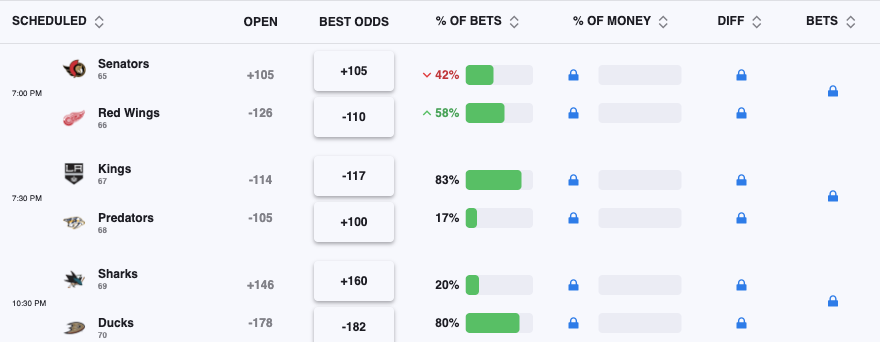
#> input picture DATASTORE/NHL/ActionNetwork/AN-NHL.png, 880 x 342 px, found by its file name
$ python ocrparse.py
#> lines starting #> are read from the running program, lines starting #| are printed output that depends on the picture
from PIL import Image, ImageFilter, ImageEnhance
import pytesseract
import os

# Set the path for Tesseract if it's not in the PATH environment variable
# pytesseract.pytesseract.tesseract_cmd = r'<full_path_to_your_tesseract_executable>'

# Function to perform OCR on an image file


def perform_ocr(image_path):
    # Open the image file
#> called with image_path = 'DATASTORE/NHL/ACTIONNETWORK/AN-NHL.png'
    with Image.open(image_path) as image:
        # Convert the image to grayscale
#> image is the input picture: PIL image 880x342 RGBA; mean R, G, B, A 239.3, 241.7, 246, 255
        image = image.convert('L')
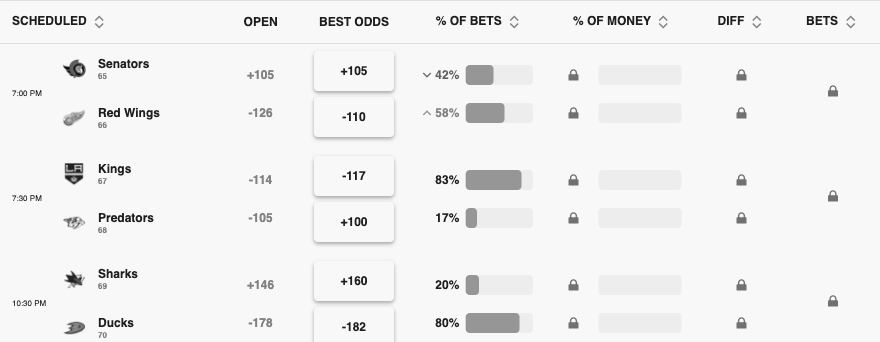
#> image: PIL image 880x342 L; min 2, max 248, mean 241.3

        # Increase the contrast of the image
        enhancer = ImageEnhance.Contrast(image)
        image = enhancer.enhance(2)
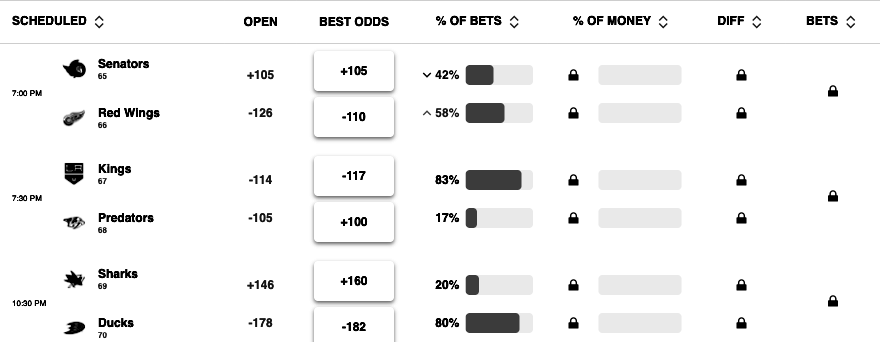
#> image: PIL image 880x342 L; min 0, max 255, mean 243.4

        # Sharpen the image
        image = image.filter(ImageFilter.SHARPEN)

        # Use pytesseract to do OCR on the image
#> (the run stopped early here; a loop or call above may not have finished)
